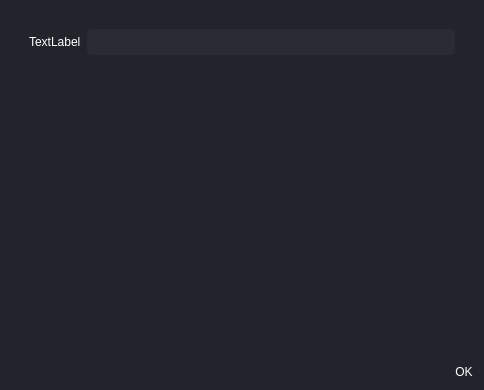
<?xml version="1.0" encoding="UTF-8"?>
<ui version="4.0">
 <class>Dialog</class>
 <widget class="QDialog" name="Dialog">
  <property name="geometry">
   <rect>
    <x>0</x>
    <y>0</y>
    <width>484</width>
    <height>390</height>
   </rect>
  </property>
  <property name="windowTitle">
   <string>Dialog</string>
  </property>
  <property name="styleSheet">
   <string notr="true">*{
border:none;
background-color:#21252B;
padding:0;
margin:0;
color: #FFFFFF;
}

QDialog{
padding-top:20px;
}

QLineEdit,QDateEdit,QComboBox,QSpinBox{
background-color: #292C35;
padding: 5px 10px;
border-radius: 5px;
}</string>
  </property>
  <property name="modal">
   <bool>false</bool>
  </property>
  <layout class="QVBoxLayout" name="verticalLayout">
   <item>
    <widget class="QWidget" name="widget" native="true">
     <layout class="QVBoxLayout" name="verticalLayout_2">
      <item alignment="Qt::AlignmentFlag::AlignTop">
       <widget class="QWidget" name="widget_2" native="true">
        <layout class="QHBoxLayout" name="horizontalLayout">
         <item>
          <widget class="QLabel" name="label">
           <property name="text">
            <string>TextLabel</string>
           </property>
          </widget>
         </item>
         <item>
          <widget class="QLineEdit" name="lineEdit"/>
         </item>
        </layout>
       </widget>
      </item>
     </layout>
    </widget>
   </item>
   <item>
    <widget class="QDialogButtonBox" name="buttonBox">
     <property name="orientation">
      <enum>Qt::Orientation::Horizontal</enum>
     </property>
     <property name="standardButtons">
      <set>QDialogButtonBox::StandardButton::Ok</set>
     </property>
    </widget>
   </item>
  </layout>
 </widget>
 <resources/>
 <connections>
  <connection>
   <sender>buttonBox</sender>
   <signal>accepted()</signal>
   <receiver>Dialog</receiver>
   <slot>accept()</slot>
   <hints>
    <hint type="sourcelabel">
     <x>248</x>
     <y>254</y>
    </hint>
    <hint type="destinationlabel">
     <x>157</x>
     <y>274</y>
    </hint>
   </hints>
  </connection>
  <connection>
   <sender>buttonBox</sender>
   <signal>rejected()</signal>
   <receiver>Dialog</receiver>
   <slot>reject()</slot>
   <hints>
    <hint type="sourcelabel">
     <x>316</x>
     <y>260</y>
    </hint>
    <hint type="destinationlabel">
     <x>286</x>
     <y>274</y>
    </hint>
   </hints>
  </connection>
 </connections>
</ui>
